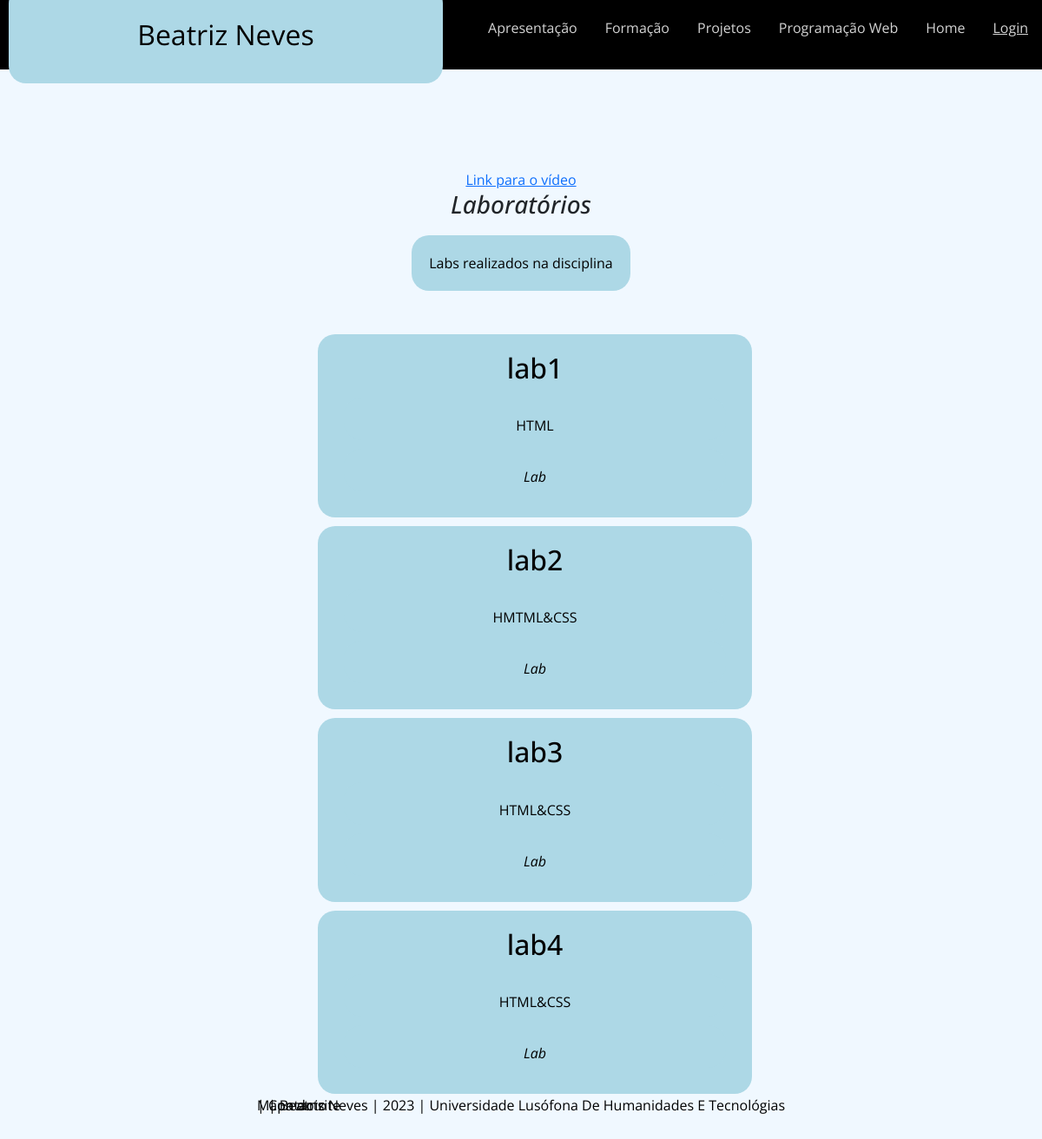
The page /competencias/ on the database its author committed.
### portfolio/models.py (models this page shows, shortened)
class laboratorios(models.Model):
    titulo = models.CharField(max_length=50)
    descricao = models.TextField()
    lab = models.URLField()

### portfolio/views.py (the view)
# urls.py: path('competencias/', views.laboratorios_view, name='competencias'),
def laboratorios_view(request):
    labs = laboratorios.objects.all()
    return render(request, 'portfolio/competencias.html', {'laboratorios': labs})

### portfolio/templates/portfolio/competencias.html
{% extends 'portfolio/layout.html' %}
{% block main %}
<a href="https://youtu.be/XcIEFZ8Uoks">Link para o vídeo</a>
	<h3>Laboratórios</h3>
    <p>Labs realizados na disciplina</p>
   <ul>
    {% for lab in laboratorios %}
        <div>
           <li>
            <h2>{{ lab.titulo }}</h2>
            <p>{{ lab.descricao }}</p>
            <p><a href="{{ lab.lab}}">Lab</a></p>
          </li>
        </div>
    {% endfor %}
    </ul>
{% endblock %}

### portfolio/static/portfolio/css/estilos.css (style rules this page uses)
* { padding: 0; margin: 0; box-sizing:border-box; font-family: 'Open Sans', sans-serif; }
body { background-color: #F0F8FF; }
main p { text-align: center; padding: 20px; margin: 10px; color: black; background-color: lightblue; border-radius: 20px; }
div { text-align: center; padding: 20px; margin: 10px; color: black; background-color: lightblue; border-radius: 20px; width:500px; justify-content: center; align-items: center; }
div h2, div p { padding-bottom: 5px; }
div a { color: black; }
ul { list-style-type: none; margin: 30px; }
ul a { text-decoration: none; font-style:italic; color: black; }
h3 { font-style: italic; }

### rows shown on the page
laboratorios: titulo "lab1", descricao "HTML"
laboratorios: titulo "lab2", descricao "HMTML&CSS"
laboratorios: titulo "lab3", descricao "HTML&CSS"
laboratorios: titulo "lab4", descricao "HTML&CSS"
